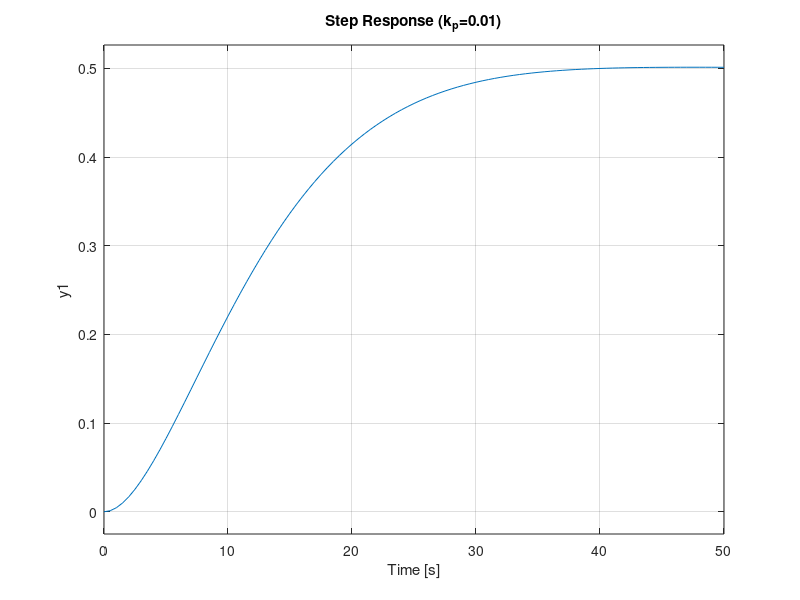
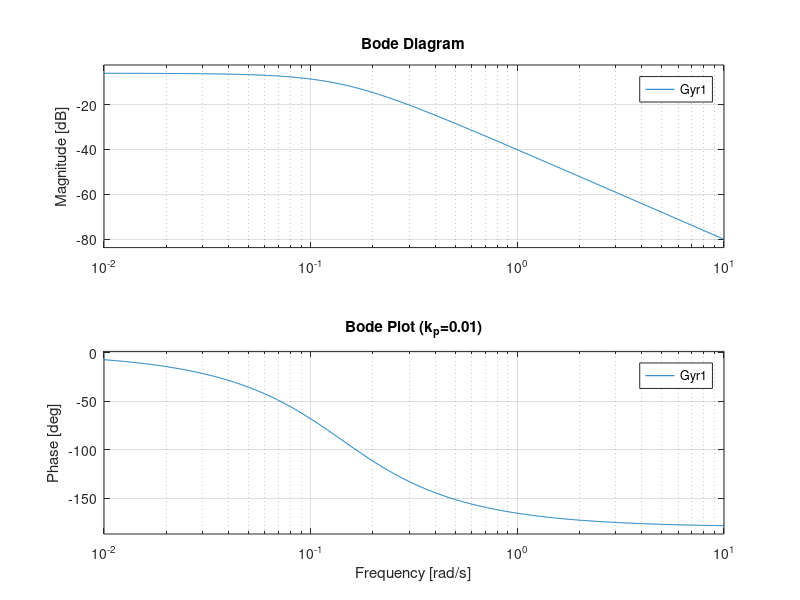
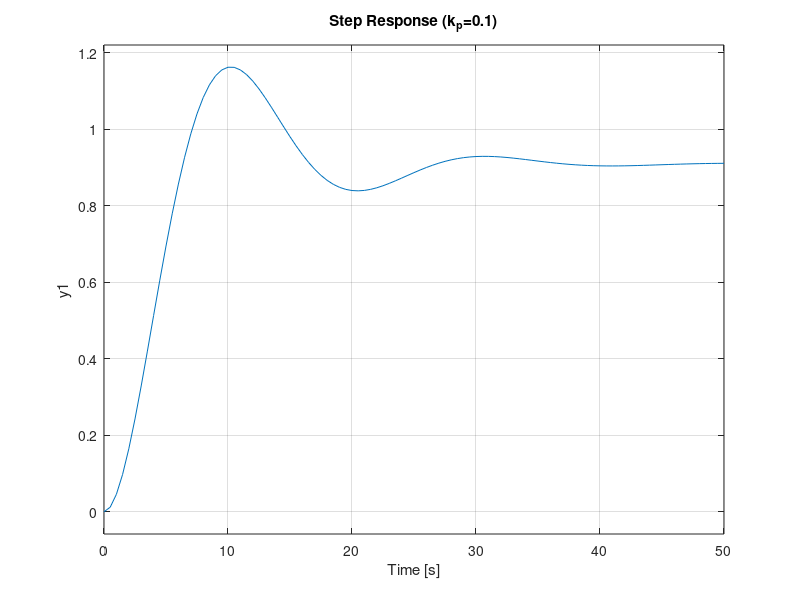
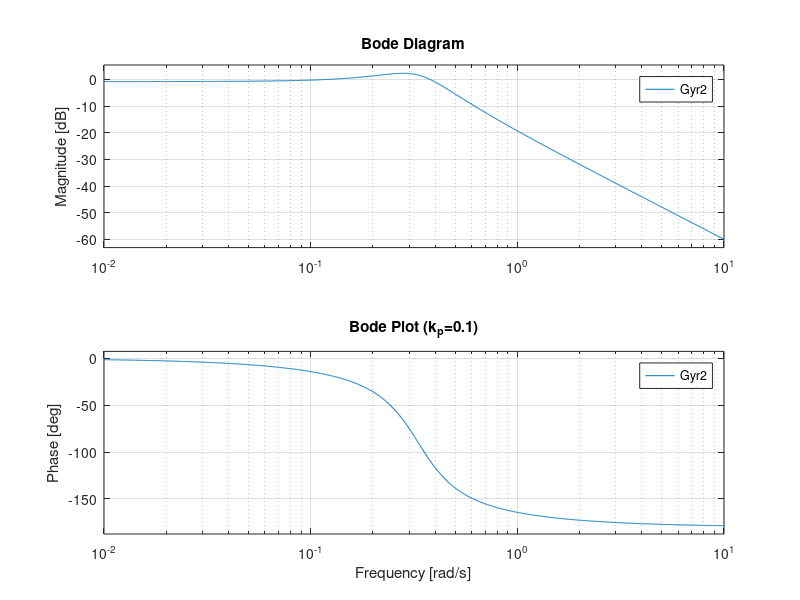

MATLAB code for these plots, in order: (Note: this script raises an error after producing the figures.)
% ------------------------------------------------------------------------ 
%
%  ECE171A: HW7 Problem 4  -- sample code
%  Writen by Yang Zheng
%
% ------------------------------------------------------------------------ 

% Note: you can also simulate this problem using ODE
%       as what you have done in previous assignments.
%       For LTI systems, we can do the simulations using
%       transfer functions which are easier for coding. 

close all
%% 4b)
% System parameters
m = 1000;   % mass
c = 50;     % damping coefficient
b = 25;     % conversion factor 
a = 0.2;    % lag coefficient
T = 200;    % another conversion factor

% Dynamics 
s = tf('s');

P1 = b/(m*s+c);  % transfer function for tau to v
P2 = a*T/(s+a);  % transfer function for u to tau

%Case 1: kp=0.01:
% P controller 
kp  = 0.01; 
ki  = 0; %0.005;
C   = kp + ki/s;

L   = C*P2*P1;        % Loop transfer function 
Gyr1 = feedback(L,1);  % closed transfer function from r to y

% step response
figure; 
step(Gyr1);
title('Step Response (k_p=0.01)');

% freqency response 
figure; 
bode(Gyr1);
title('Bode Plot (k_p=0.01)');


%Case 2: kp=0.1:
% P controller 
kp  = 0.1; 
ki  = 0; %0.005;
C   = kp + ki/s;

L   = C*P2*P1;        % Loop transfer function 
Gyr2 = feedback(L,1);  % closed transfer function from r to y

% step response
figure; 
step(Gyr2);
title('Step Response (k_p=0.1)');


% freqency response 
figure; 
bode(Gyr2);
title('Bode Plot (k_p=0.1)');

% The case with kp = 0.01 results in a step response that reaches steady
% state without as many oscillations as the case with kp = 0.1. For the 
% frequency reponses, both cases have a phase decrease from 0 to -180
% degrees and overall, the shapes of both the magnitude and frequency
% responses are the same. However, when kp has a higher value, the
% magnitude response has more of a peak like shape at the crossover
% frequency before dipping and the phase response has a more obvious
% dip shape at this frequency. 

%% 4d)
% Dynamics 
s = tf('s');

P1 = b/(m*s+c);  % transfer function for tau to v
P2 = a*T/(s+a);  % transfer function for u to tau

% PI controller 
kp  = 0.1; 
ki  = 0.005;
C   = kp + ki/s;

L   = C*P2*P1;        % Loop transfer function 
Gyr3 = feedback(L,1);  % closed transfer function from r to y
disp(Gyr3);
% step response
figure; step(Gyr3)

% freqency response 
figure; bode(Gyr3)

%When integral control is added, the step response eventually reaches the
%steady state value instead of just oscillating around that region of the
%graph as it did in proportional control. At lower frequencies, the value
%of the magnitude response is larger (only a little larger in this case due
%to the small value of ki). Also, for both the magnitude and phase
%responses, the crossover frequency increases resulting in a wider
%magnitude and phase plot.

%% 4e)

%Case 1: kp = 0.01:
% ----------------------------------------------
%         Time domain simulation
% ----------------------------------------------

% Case 1: peice-wise constant reference
t = 0:0.01:500;
r = zeros(length(t),1);
for i = 1:length(t)   
    if t(i) <= 100
        r(i) = 10;
    elseif t(i) <= 200
        r(i) = 15;
    elseif t(i) <= 400
        r(i) = 13;
    else 
        r(i) = 10;
    end
end
y = lsim(Gyr1,r,t,0);
figure; plot(t,r,t,y);
title('Piecewise Reference Tracking (k_p=0.01)');
legend('Reference', 'Velocity');
set(gcf,'Position',[100 100 700 300])
    
% Case 2: periodic references
for period = [60, 50, 40, 20]   
    t = 0:0.01:6*period;        % time range -- 6 periods
    r = 10 + 2*sin(2*pi/period.*t);
    y = lsim(Gyr1,r,t,0);
    figure; plot(t,r,t,y);
    title('Periodic Reference Tracking with k_p=0.01 and Period =', num2str(period));
    set(gcf,'Position',[100 100 700 300])
    h = legend('Reference $r(t)$','Velocity $v(t)$',...
        'location','southeast','Interpreter','latex');
    set(h,'box','off');
    xlabel('Time $t$','Interpreter','latex');
    ylabel('Velocity $v$','Interpreter','latex');
    set(gca,'TickLabelInterpreter','latex','fontsize',10);
end


%Case 2: kp = 0.1:
% ----------------------------------------------
%         Time domain simulation
% ----------------------------------------------

% Case 1: peice-wise constant reference
t = 0:0.01:500;
r = zeros(length(t),1);
for i = 1:length(t)   
    if t(i) <= 100
        r(i) = 10;
    elseif t(i) <= 200
        r(i) = 15;
    elseif t(i) <= 400
        r(i) = 13;
    else 
        r(i) = 10;
    end
end
y = lsim(Gyr2,r,t,0);
figure; plot(t,r,t,y);
title('Piecewise Reference Tracking (k_p=0.1)');
set(gcf,'Position',[100 100 700 300])
    
% Case 2: periodic references
for period = [60, 50, 40, 20]   
    t = 0:0.01:6*period;        % time range -- 6 periods
    r = 10 + 2*sin(2*pi/period.*t);
    y = lsim(Gyr2,r,t,0);
    figure; plot(t,r,t,y);
    
    set(gcf,'Position',[100 100 700 300])
    h = legend('Reference $r(t)$','Velocity $v(t)$',...
        'location','southeast','Interpreter','latex');
    set(h,'box','off');
    xlabel('Time $t$','Interpreter','latex');
    ylabel('Velocity $v$','Interpreter','latex');
    title('Periodic Reference Tracking with k_p=0.1 and Period =', num2str(period));
    set(gca,'TickLabelInterpreter','latex','fontsize',10);
end


%Case 3: PI Control
% ----------------------------------------------
%         Time domain simulation
% ----------------------------------------------

% Case 1: peice-wise constant reference
t = 0:0.01:500;
r = zeros(length(t),1);
for i = 1:length(t)   
    if t(i) <= 100
        r(i) = 10;
    elseif t(i) <= 200
        r(i) = 15;
    elseif t(i) <= 400
        r(i) = 13;
    else 
        r(i) = 10;
    end
end
y = lsim(Gyr3,r,t,0);
figure; plot(t,r,t,y);
title('Piecewise Reference Tracking (PI Control)');
set(gcf,'Position',[100 100 700 300])
    
% Case 2: periodic references
for period = [60, 50, 40, 20]   
    t = 0:0.01:6*period;        % time range -- 6 periods
    r = 10 + 2*sin(2*pi/period.*t);
    y = lsim(Gyr3,r,t,0);
    figure; plot(t,r,t,y);
    
    set(gcf,'Position',[100 100 700 300])
    h = legend('Reference $r(t)$','Velocity $v(t)$',...
        'location','southeast','Interpreter','latex');
    set(h,'box','off');
    xlabel('Time $t$','Interpreter','latex');
    ylabel('Velocity $v$','Interpreter','latex');
    title('Periodic Reference Tracking with PI Control and Period =', num2str(period));
    set(gca,'TickLabelInterpreter','latex','fontsize',10);
end


%Proportional control with a small kp does not accurately track the
%reference. The output velocity is much further away than the reference
%velocity. When the proportional constant is increased, the controller does
%a better job at tracking the reference with the velocity values being
%closer to the reference. However, this case isn't nearly as accurate the
%PI controller case. Adding integral control allows the controller to track
%the reference much more accurately and at some points, almost exactly.


%% 4f)
%To ensure safety in this system, it is important to have accurate
%reference tracking. For this, the kp and ki values must be properly
%adjusted. After experimenting with this simulation, it can be seen that
%proportional control is accurate for higher values of kp. However, one
%disadvantage of having higher values is the damping that will occur
%immediately after activating the system. In cruise control, this high
%damping will result in reference tracking errors that could lead to an
%accident. In order to get more accurate reference tracking with smaller
%proportional constants, it helps to have integral control. However, with
%integral control, higher constants will cause much more damping than lower
%constants, and it is much more sensitive to parameter changes than a
%proportional controller, so it's important to keep ki low. The best
%controller is one with a kp value high enough to avoid damping while also
%being able to perform reference tracking accurately and a ki value that is
%low enough to do the same. Finding this will require an optimization
%algorithm that finds the constants that result in the lowest amount of
%damping(possibly using peak difference).